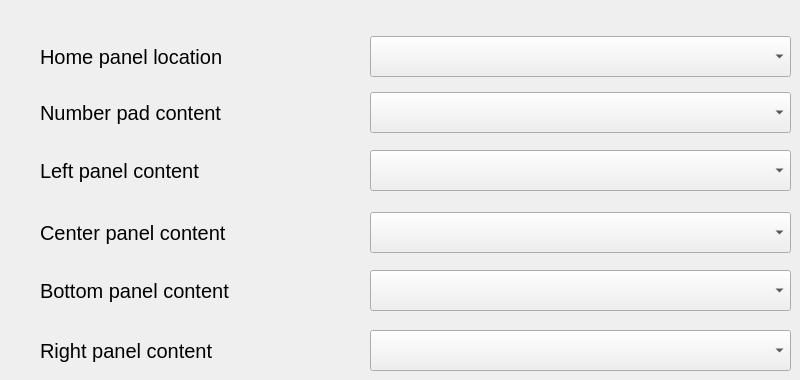
     <widget class="QWidget" name="tab4_0">
      <attribute name="title">
       <string>Content Options</string>
      </attribute>
      <widget class="QLabel" name="lblStartScreenHome">
       <property name="geometry">
        <rect>
         <x>40</x>
         <y>36</y>
         <width>331</width>
         <height>41</height>
        </rect>
       </property>
       <property name="sizePolicy">
        <sizepolicy hsizetype="Fixed" vsizetype="Fixed">
         <horstretch>0</horstretch>
         <verstretch>0</verstretch>
        </sizepolicy>
       </property>
       <property name="minimumSize">
        <size>
         <width>331</width>
         <height>41</height>
        </size>
       </property>
       <property name="maximumSize">
        <size>
         <width>331</width>
         <height>41</height>
        </size>
       </property>
       <property name="font">
        <font>
         <pointsize>15</pointsize>
        </font>
       </property>
       <property name="text">
        <string>Home panel location</string>
       </property>
       <property name="alignment">
        <set>Qt::AlignLeading|Qt::AlignLeft|Qt::AlignVCenter</set>
       </property>
       <property name="wordWrap">
        <bool>true</bool>
       </property>
      </widget>
      <widget class="QComboBox" name="cboBottomPanelMode">
       <property name="geometry">
        <rect>
         <x>370</x>
         <y>270</y>
         <width>421</width>
         <height>41</height>
        </rect>
       </property>
       <property name="sizePolicy">
        <sizepolicy hsizetype="Fixed" vsizetype="Fixed">
         <horstretch>0</horstretch>
         <verstretch>0</verstretch>
        </sizepolicy>
       </property>
       <property name="minimumSize">
        <size>
         <width>421</width>
         <height>41</height>
        </size>
       </property>
       <property name="maximumSize">
        <size>
         <width>421</width>
         <height>41</height>
        </size>
       </property>
       <property name="font">
        <font>
         <pointsize>15</pointsize>
        </font>
       </property>
      </widget>
      <widget class="QLabel" name="lblAccessBrowserMode">
       <property name="geometry">
        <rect>
         <x>40</x>
         <y>150</y>
         <width>331</width>
         <height>41</height>
        </rect>
       </property>
       <property name="sizePolicy">
        <sizepolicy hsizetype="Fixed" vsizetype="Fixed">
         <horstretch>0</horstretch>
         <verstretch>0</verstretch>
        </sizepolicy>
       </property>
       <property name="minimumSize">
        <size>
         <width>331</width>
         <height>41</height>
        </size>
       </property>
       <property name="maximumSize">
        <size>
         <width>331</width>
         <height>41</height>
        </size>
       </property>
       <property name="font">
        <font>
         <pointsize>15</pointsize>
        </font>
       </property>
       <property name="text">
        <string>Left panel content</string>
       </property>
       <property name="alignment">
        <set>Qt::AlignLeading|Qt::AlignLeft|Qt::AlignVCenter</set>
       </property>
       <property name="wordWrap">
        <bool>true</bool>
       </property>
      </widget>
      <widget class="QComboBox" name="cboRunScreen">
       <property name="geometry">
        <rect>
         <x>370</x>
         <y>212</y>
         <width>421</width>
         <height>41</height>
        </rect>
       </property>
       <property name="sizePolicy">
        <sizepolicy hsizetype="Fixed" vsizetype="Fixed">
         <horstretch>0</horstretch>
         <verstretch>0</verstretch>
        </sizepolicy>
       </property>
       <property name="minimumSize">
        <size>
         <width>421</width>
         <height>41</height>
        </size>
       </property>
       <property name="maximumSize">
        <size>
         <width>421</width>
         <height>41</height>
        </size>
       </property>
       <property name="font">
        <font>
         <pointsize>15</pointsize>
        </font>
       </property>
      </widget>
      <widget class="QComboBox" name="cboNumberPad">
       <property name="geometry">
        <rect>
         <x>370</x>
         <y>92</y>
         <width>421</width>
         <height>41</height>
        </rect>
       </property>
       <property name="sizePolicy">
        <sizepolicy hsizetype="Fixed" vsizetype="Fixed">
         <horstretch>0</horstretch>
         <verstretch>0</verstretch>
        </sizepolicy>
       </property>
       <property name="minimumSize">
        <size>
         <width>421</width>
         <height>41</height>
        </size>
       </property>
       <property name="maximumSize">
        <size>
         <width>421</width>
         <height>41</height>
        </size>
       </property>
       <property name="font">
        <font>
         <pointsize>15</pointsize>
        </font>
       </property>
      </widget>
      <widget class="QLabel" name="lblRightPanelMode">
       <property name="geometry">
        <rect>
         <x>40</x>
         <y>330</y>
         <width>331</width>
         <height>41</height>
        </rect>
       </property>
       <property name="sizePolicy">
        <sizepolicy hsizetype="Fixed" vsizetype="Fixed">
         <horstretch>0</horstretch>
         <verstretch>0</verstretch>
        </sizepolicy>
       </property>
       <property name="minimumSize">
        <size>
         <width>331</width>
         <height>41</height>
        </size>
       </property>
       <property name="maximumSize">
        <size>
         <width>331</width>
         <height>41</height>
        </size>
       </property>
       <property name="font">
        <font>
         <pointsize>15</pointsize>
        </font>
       </property>
       <property name="text">
        <string>Right panel content</string>
       </property>
       <property name="alignment">
        <set>Qt::AlignLeading|Qt::AlignLeft|Qt::AlignVCenter</set>
       </property>
       <property name="wordWrap">
        <bool>true</bool>
       </property>
      </widget>
      <widget class="QLabel" name="lblBottomPanelMode">
       <property name="geometry">
        <rect>
         <x>40</x>
         <y>270</y>
         <width>331</width>
         <height>41</height>
        </rect>
       </property>
       <property name="sizePolicy">
        <sizepolicy hsizetype="Fixed" vsizetype="Fixed">
         <horstretch>0</horstretch>
         <verstretch>0</verstretch>
        </sizepolicy>
       </property>
       <property name="minimumSize">
        <size>
         <width>331</width>
         <height>41</height>
        </size>
       </property>
       <property name="maximumSize">
        <size>
         <width>331</width>
         <height>41</height>
        </size>
       </property>
       <property name="font">
        <font>
         <pointsize>15</pointsize>
        </font>
       </property>
       <property name="text">
        <string>Bottom panel content</string>
       </property>
       <property name="alignment">
        <set>Qt::AlignLeading|Qt::AlignLeft|Qt::AlignVCenter</set>
       </property>
       <property name="wordWrap">
        <bool>true</bool>
       </property>
      </widget>
      <widget class="QComboBox" name="cboStartScreenHome">
       <property name="geometry">
        <rect>
         <x>370</x>
         <y>36</y>
         <width>421</width>
         <height>41</height>
        </rect>
       </property>
       <property name="sizePolicy">
        <sizepolicy hsizetype="Fixed" vsizetype="Fixed">
         <horstretch>0</horstretch>
         <verstretch>0</verstretch>
        </sizepolicy>
       </property>
       <property name="minimumSize">
        <size>
         <width>421</width>
         <height>41</height>
        </size>
       </property>
       <property name="maximumSize">
        <size>
         <width>421</width>
         <height>41</height>
        </size>
       </property>
       <property name="font">
        <font>
         <pointsize>15</pointsize>
        </font>
       </property>
      </widget>
      <widget class="QLabel" name="lblRunScreen">
       <property name="geometry">
        <rect>
         <x>40</x>
         <y>212</y>
         <width>331</width>
         <height>41</height>
        </rect>
       </property>
       <property name="sizePolicy">
        <sizepolicy hsizetype="Fixed" vsizetype="Fixed">
         <horstretch>0</horstretch>
         <verstretch>0</verstretch>
        </sizepolicy>
       </property>
       <property name="minimumSize">
        <size>
         <width>331</width>
         <height>41</height>
        </size>
       </property>
       <property name="maximumSize">
        <size>
         <width>331</width>
         <height>41</height>
        </size>
       </property>
       <property name="font">
        <font>
         <pointsize>15</pointsize>
        </font>
       </property>
       <property name="text">
        <string>Center panel content</string>
       </property>
       <property name="alignment">
        <set>Qt::AlignLeading|Qt::AlignLeft|Qt::AlignVCenter</set>
       </property>
       <property name="wordWrap">
        <bool>true</bool>
       </property>
      </widget>
      <widget class="QLabel" name="lblNumberPad">
       <property name="geometry">
        <rect>
         <x>40</x>
         <y>92</y>
         <width>331</width>
         <height>41</height>
        </rect>
       </property>
       <property name="sizePolicy">
        <sizepolicy hsizetype="Fixed" vsizetype="Fixed">
         <horstretch>0</horstretch>
         <verstretch>0</verstretch>
        </sizepolicy>
       </property>
       <property name="minimumSize">
        <size>
         <width>331</width>
         <height>41</height>
        </size>
       </property>
       <property name="maximumSize">
        <size>
         <width>331</width>
         <height>41</height>
        </size>
       </property>
       <property name="font">
        <font>
         <pointsize>15</pointsize>
        </font>
       </property>
       <property name="text">
        <string>Number pad content</string>
       </property>
       <property name="alignment">
        <set>Qt::AlignLeading|Qt::AlignLeft|Qt::AlignVCenter</set>
       </property>
       <property name="wordWrap">
        <bool>true</bool>
       </property>
      </widget>
      <widget class="QComboBox" name="cboAccessBrowserMode">
       <property name="geometry">
        <rect>
         <x>370</x>
         <y>150</y>
         <width>421</width>
         <height>41</height>
        </rect>
       </property>
       <property name="sizePolicy">
        <sizepolicy hsizetype="Fixed" vsizetype="Fixed">
         <horstretch>0</horstretch>
         <verstretch>0</verstretch>
        </sizepolicy>
       </property>
       <property name="minimumSize">
        <size>
         <width>421</width>
         <height>41</height>
        </size>
       </property>
       <property name="maximumSize">
        <size>
         <width>421</width>
         <height>41</height>
        </size>
       </property>
       <property name="font">
        <font>
         <pointsize>15</pointsize>
        </font>
       </property>
      </widget>
      <widget class="QComboBox" name="cboRightPanelMode">
       <property name="geometry">
        <rect>
         <x>370</x>
         <y>330</y>
         <width>421</width>
         <height>41</height>
        </rect>
       </property>
       <property name="sizePolicy">
        <sizepolicy hsizetype="Fixed" vsizetype="Fixed">
         <horstretch>0</horstretch>
         <verstretch>0</verstretch>
        </sizepolicy>
       </property>
       <property name="minimumSize">
        <size>
         <width>421</width>
         <height>41</height>
        </size>
       </property>
       <property name="maximumSize">
        <size>
         <width>421</width>
         <height>41</height>
        </size>
       </property>
       <property name="font">
        <font>
         <pointsize>15</pointsize>
        </font>
       </property>
      </widget>
     </widget>
